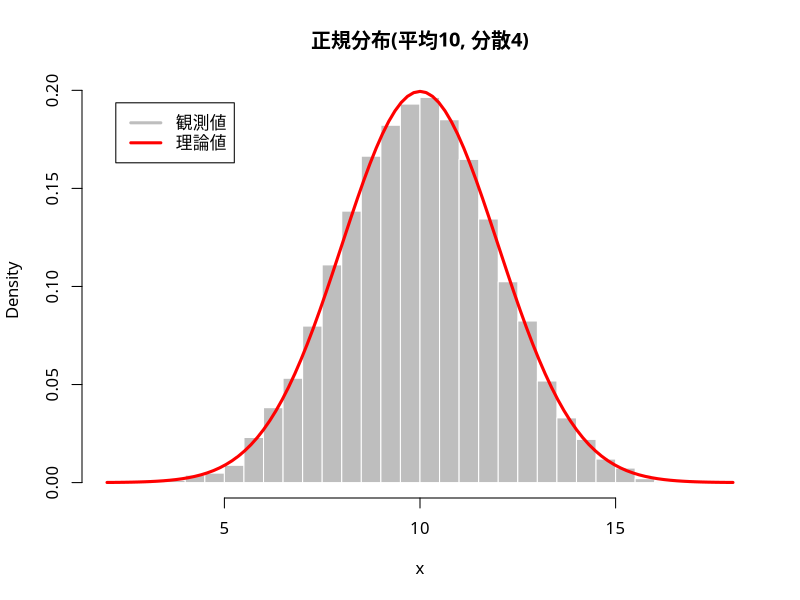

The R script that drew this image:
### 正規分布
set.seed(678) # 乱数のシード値を指定
rnorm(10) # 標準正規乱数(10個)
## 統計的性質の確認
mu <- 10
sigma <- 2
x <- rnorm(10000, mean=mu, sd=sigma)
mean(x) # mu=10に近い(大数の法則)
par(family="HiraginoSans-W4") # 日本語フォントの指定
hist(x, freq=FALSE, # 密度表示
     breaks=25, col="gray", border="white", 
     main=paste0("正規分布(平均",mu,
                 ", 分散",sigma^2,")")) 
curve(dnorm(x, mean=mu, sd=sigma), # 確率密度関数(理論)
      add=TRUE, col="red", lwd=3) 
legend("topleft", inset=0.05,
       legend=c("観測値", "理論値"), 
       col=c("gray", "red"), lwd=3) 
